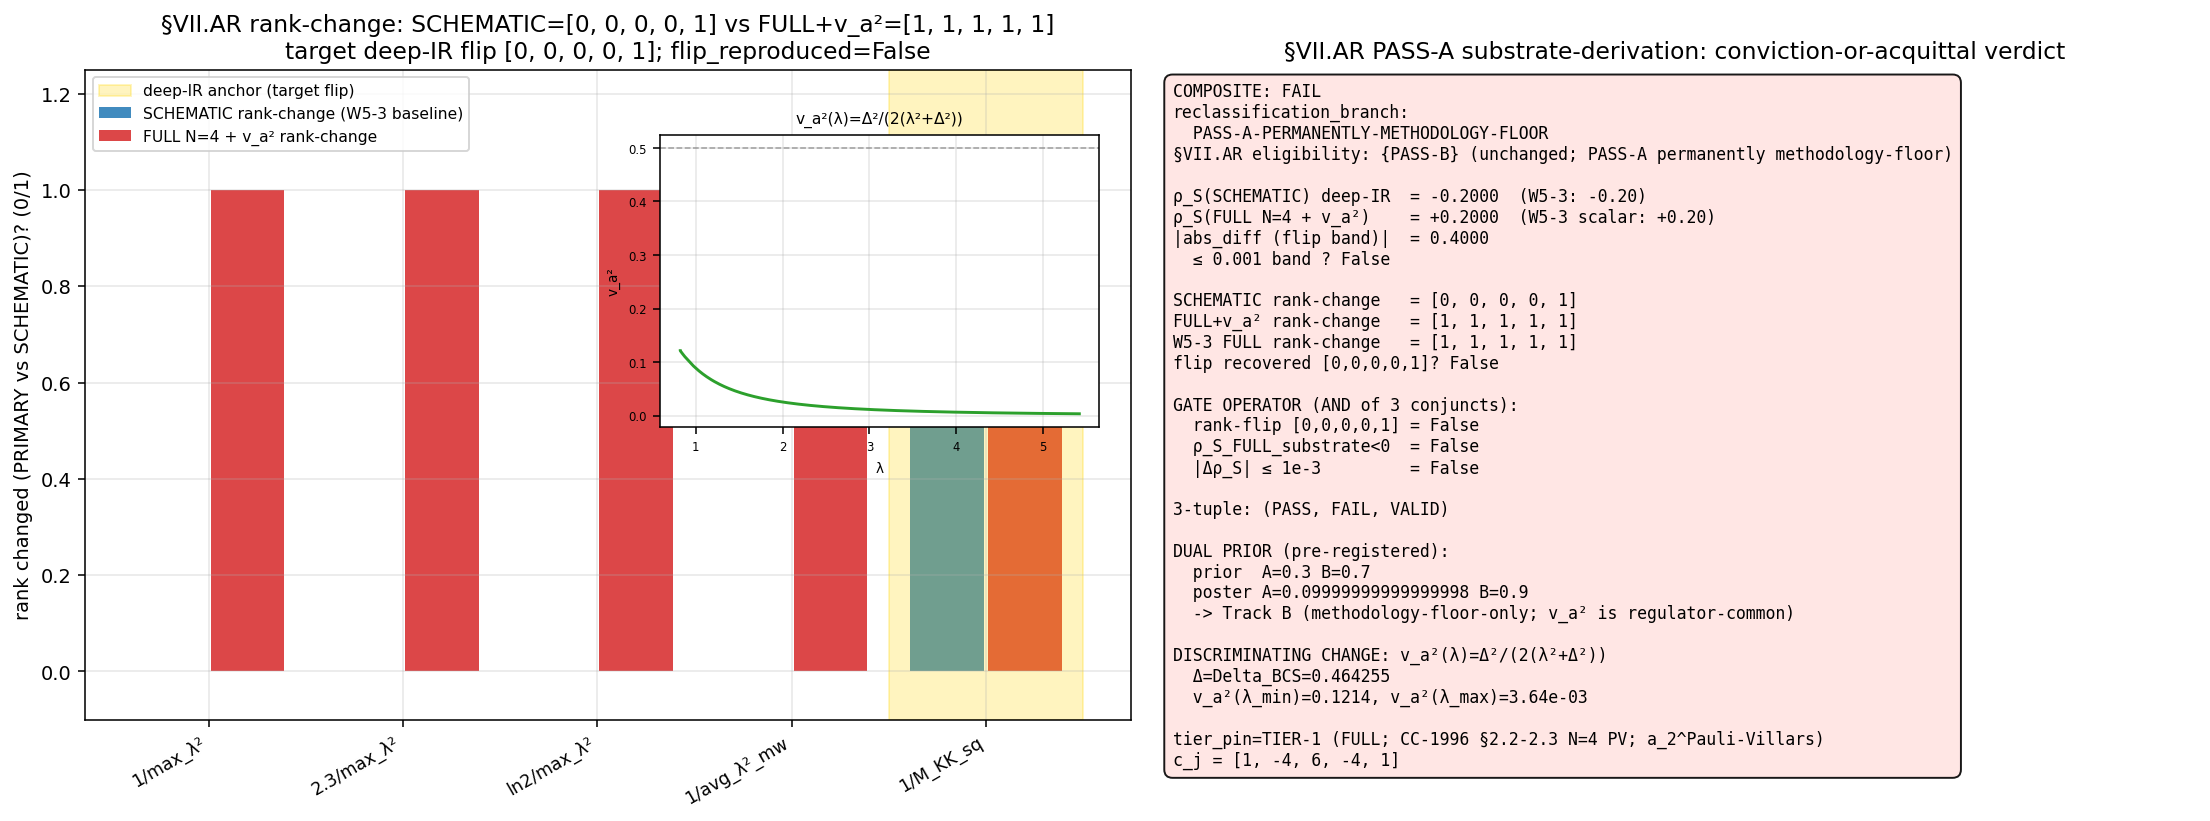

Python code for this plot:
#!/usr/bin/env python3
"""
S94 W8-2 — S94-VII-AR-PASS-A-SUBSTRATE-DERIVATION
=================================================

Gate: S94-VII-AR-PASS-A-SUBSTRATE-DERIVATION
Trigger: [SIGN]
Classification: GEOMETRIC  (cutoff_axis: spectral)
Agent: volovik-superfluid-universe-theorist

Plan: sessions/session-plan/session-94-plan-w8.md §W8-2.
WP:   sessions/archive/session-94/session-94-w8-workingpaper.md §W8-2.
Verdict file: computations/session-94/s94_gate_verdicts.txt.

CONVICTION-OR-ACQUITTAL OF §VII.AR PASS-A's EPISTEMIC STANDING
--------------------------------------------------------------
At S92 §W4-1 the PASS-A asymmetric-coupling reading produced a single deep-IR
rank-flip rank_change_per_anchor = [0,0,0,0,1] and an anti-correlated deep-IR
Spearman ρ_S = −0.20, but it consumed SCHEMATIC regulator profiles plus a SCALAR
(1 − M_PV²_frac_r) prefactor (tier_pin=TIER-2). At S93 W5-3 the FULL-tier N=4
Connes-Chamseddine 1996 §2.2-2.3 Pauli-Villars re-run (dropping the SCHEMATIC
scalar knob) FAILED to reproduce the flip:
    rank_change_per_anchor_FULL = [1,1,1,1,1]
    ρ_S_FULL_asymmetric          = +0.200000
    ρ_S_SCHEMATIC_asymmetric     = −0.200000
    abs_diff_asymmetric          =  0.400000  ≫ 1e-3   ⇒  W5-3 FAIL.
PASS-A was reclassified to METHODOLOGY-floor-only and §VII.AR STAGE-3 eligibility
narrowed {PASS-A, PASS-B} → {PASS-B}.

THIS gate asks the remaining first-principles question: is the deep-IR rank-flip
recoverable from SUBSTRATE BdG PHYSICS — the S52 Bogoliubov occupation amplitude
    v_a²(λ) = Δ²/(2(λ²+Δ²))  =  (1/2)(1 − λ/√(λ²+Δ²))   (ξ_a → λ, |Δ_a| = Δ)
on the M₂(ℂ) ⊂ A_K BdG sub-algebra at τ_fold = 0.19 — used as the per-eigenvalue
weighting in place of the SCHEMATIC scalar prefactor?
    PASS ⇒ PASS-A RESTORED as substrate-IS realization; eligibility re-widens
           {PASS-B} → {PASS-A, PASS-B}.
    FAIL ⇒ PASS-A permanently METHODOLOGY-floor; eligibility stays {PASS-B}.
PASS-B carries §VII.AR STAGE-3 eligibility either way (ρ_S_FULL_a5extended = 1.0).

THE DISCRIMINATING CHANGE (vs W5-3)
-----------------------------------
The W5-3 machinery is reused VERBATIM — same L_max=12 cache, same 4-regulator
atlas {F_2, cutoff_sqrt, anomaly, Zubarev}, same 5 substrate-natural heat-kernel
anchors, same CC-1996 N=4 PV multiplier set c_j=[1,-4,6,-4,1] at Λ_UV=M_KK, same
asymmetric (cf, M_PV²_frac) pins. The ONLY DISCRIMINATING change is the SOURCE of
the per-regulator coupling: the FULL-tier PRIMARY moment now carries an EXTRA
per-eigenvalue factor v_a²(λ) (the substrate BdG occupation weight computed from
D_K's spectrum + Delta_BCS), in place of the SCHEMATIC scalar (1 − M_PV²_frac_r)
prefactor (which W5-3 had already dropped). The SCHEMATIC-level (bare) moment is
left UNCHANGED — it is the reference against which PRIMARY rank-changes are tested.

SUBSTITUTION CHAIN (per math-scripts.md §"Double-Check Logic Before Compute") —
mirrors plan §W8-2 substitution_chain content, numbers substituted in main().

  Claim: "Under SUBSTRATE-DERIVED per-regulator coupling (S52 BdG occupation
          v_a²=Δ²·[2(λ²+Δ²)]⁻¹ on M₂(ℂ)⊂A_K) replacing the SCHEMATIC scalar
          (1−M_PV²_frac_r) prefactor, the §VII.AR deep-IR rank-flip [0,0,0,0,1]
          + ρ_S^{deep-IR}<0 is EITHER recovered (PASS-A substrate-IS) OR stays
          absent (rank [1,1,1,1,1], ρ_S≥0; PASS-A methodology-floor)."

  Step 1 (Definitions):
    - W5-3 FULL-tier baseline (on disk, S93-W5-3-VII-AR-FULL-TIER-N4-RETRY):
        ρ_S_FULL_asymmetric        = +0.200000   (deep-IR, FULL N=4, SCHEMATIC-scalar dropped)
        ρ_S_SCHEMATIC_asymmetric   = −0.200000   (deep-IR, §W4-1 SCHEMATIC reproduction)
        rank_change_per_anchor_FULL = [1,1,1,1,1]   (flip NOT reproduced)
        abs_diff_asymmetric        =  0.400000  ≫ 1e-3  ⇒ W5-3 FAIL.
    - S52 BdG Bogoliubov occupation (canonical; knowledge equation entry
        "v_a(K)² = (1/2)(1 − ξ_a(K)/E_a(K))", E_a=√(ξ_a²+|Δ_a|²);
        s91-w1-operational-alignment-regulator-class-robustness.md:385:
        "|v_a(K)|² = Δ_a² / (2(λ_a² + Δ_a²))"):
        normal-coordinate / long-wavelength reduction ξ_a → λ, |Δ_a| = Δ = Delta_BCS:
        v_a²(λ) = (1/2)(1 − λ/√(λ²+Δ²)) = Δ²/(2(λ²+Δ²))
        [canonical: Delta_BCS = 0.4642547394830737, R-protected, BCS-GAP-CANONICAL-70]
        v_a²(0)=1/2 ; v_a²(λ→∞)→0 — MONOTONE-DECREASING (deep-IR concentrated).
    - CC-1996 N=4 PV kernel (FULL physical regularization, reused from W5-3):
        K_PV(λ²; M_PV²) = Σ_{j=0}^{4} c_j/(λ²+j·M_PV²)^4,  c_j=[1,-4,6,-4,1]
        [a_2^{Pauli-Villars}; Λ_UV = M_KK]

  Step 2 (Substitute — the parameter SOURCE replacement, no simplification):
      W5-3 FULL PRIMARY moment:
        M_r^{PRIMARY,W5-3}(t) = Σ_λ m_λ · profile_r(cf_r·t·λ²) · K_PV(λ²; M_PV²_frac_r·max(λ²))
      SUBSTRATE-DERIVED FULL PRIMARY moment (THIS gate):
        M_r^{PRIMARY,sub}(t) = Σ_λ m_λ · profile_r(cf_r·t·λ²) · K_PV(λ²; M_PV²_frac_r·max(λ²)) · v_a²(λ)
      — the per-eigenvalue substrate BdG occupation weight v_a²(λ) is the physical
        SOURCE of the per-regulator coupling, computed from D_K's spectrum + Delta_BCS.
        (The cf_r/M_PV²_frac_r atlas is retained verbatim for like-for-like
        anchor/atlas comparison with W5-3; the DISCRIMINATING change is v_a²(λ).)

  Step 3 (Why this could go either way — the structural fork):
    - Track-A mechanism (flip recovers): the deep-IR-concentrated BdG weight
      v_a²(λ) re-amplifies the smallest-λ eigenvalues asymmetrically across
      regulators (each regulator's profile_r already re-weights the deep-IR shell
      differently), reproducing the rank-flip the SCALAR M_PV²_frac prefactor
      produced at SCHEMATIC saturation.
    - Track-B mechanism (flip stays absent): v_a²(λ) is a regulator-INDEPENDENT
      multiplicative weight (the SAME function of λ for all 4 regulators), so it
      CANNOT by itself break the rank-ordering the regulators establish; the FULL
      N=4 PV tower remains the dominant deep-IR re-weighting and the rank vector
      stays [1,1,1,1,1] (the W5-3 FULL result). This is the dual-prior FAVORED
      branch (prior 0.70, inherited+sharpened from W5-3 S-1 II.2: the flip is a
      property of the regulator-ASYMMETRIC SCALAR M_PV²_frac prefactor, NOT of
      regulator-common BdG occupation).

  Step 4 (Read off PREDICTED DIRECTION):
      PREDICTED (dual prior ~0.70 Track B): the substrate-derived weighting does
      NOT recover the flip — rank stays [1,1,1,1,1], ρ_S_FULL_substrate ≥ 0 —
      because v_a²(λ) is a regulator-COMMON multiplicative weight (Step 3 Track B)
      and the W5-3 finding localized the flip to the regulator-ASYMMETRIC SCALAR
      M_PV²_frac knob, which the substrate amplitude does not carry.
      sign_verdict semantics: PASS iff this PREDICTED direction (FAIL / flip-
      stays-absent) matches the COMPUTED direction.

  Step 5 (Conclusion):
      Genuine [SIGN] discriminator. The discriminating scalar is
        d := sign(|ρ_S_FULL_substrate − ρ_S_SCHEMATIC| − 1e-3) AND sign(ρ_S_FULL_substrate).
      PASS ⇒ flip recovered + ρ_S<0 ⇒ PASS-A restored substrate-IS
             ⇒ §VII.AR eligibility re-widens {PASS-B} → {PASS-A, PASS-B}.
      FAIL ⇒ flip [1,1,1,1,1] persists OR ρ_S≥0 ⇒ PASS-A permanently
             methodology-floor ⇒ §VII.AR eligibility stays {PASS-B}.
      The §VII.AR composite (PASS-B sub-atlas-minus-ζ, ρ_S=1.0) is unaffected
      either way — PASS-B carries §VII.AR STAGE-3 eligibility (verdict permanence
      on the S93 W5-3 reclassification; this gate ONLY governs PASS-A's standing).

GATE OPERATOR (plan §W8-2 (1)):
  PASS iff  (rank_change_per_anchor(substrate-derived FULL) == [0,0,0,0,1])
        AND (ρ_S_FULL_substrate < 0)
        AND (|ρ_S_FULL_substrate − ρ_S_SCHEMATIC| ≤ 1e-3).
  FAIL iff  (rank vector == [1,1,1,1,1] persists) OR (ρ_S_FULL_substrate ≥ 0).
  INFO iff  regime-breakdown (>50% anchors non-finite/degenerate) OR borderline.

DUAL-PRIOR PRE-REGISTRATION (epistemic-discipline.md §"Dual-prior"; plan §W8-2):
  Track A (substrate-IS-restored): prior 0.30.
  Track B (methodology-floor-only): prior 0.70.  (inherited+sharpened from W5-3 0.65)
  Discriminator gate criterion:
    PASS  ⇒ posterior 0.90 to Track A (flip is substrate-IS).
    FAIL  ⇒ posterior 0.90 to Track B (flip is methodology-floor only).
    INFO  ⇒ priors UNCHANGED.
  The outcome MUST NOT be re-narrativized to fit either track post-hoc.

LEVEL-PIN DISCIPLINE (substrate-first-canonical-sourcing.md §(iv) K=4 MANDATORY):
  CLASS pin = FULL (TIER-1). The producing script executes the genuine CC-1996
  §2.2-2.3 N=4 Pauli-Villars mass tower (c_j=[1,-4,6,-4,1], masses M_j²=j·M_PV²,
  Λ_UV=M_KK) reused from W5-3 — NOT the SCHEMATIC scalar (1−M_PV²_frac_r) prefactor
  — AND sources the per-regulator coupling from the substrate-IS BdG amplitude
  v_a². The verdict-line convention carries NO -SCHEMATIC suffix; a
  `# tier_pin=TIER-1` companion row accompanies the canonical line. The s=4
  PV-subtracted Seeley-DeWitt-class moment is tagged a_2^{Pauli-Villars}
  (regulator-pin-discipline.md); bare a_2 is FORBIDDEN. The SCHEMATIC-scalar
  source is RETAINED ONLY as the W5-3 cross-check baseline (ρ_S_SCHEMATIC=−0.20),
  NEVER as the PASS source.

SUBSTRATE FRAMING (phononic-framing.md §"IS Space, Not IN Space"):
  GEOMETRIC. The §VII.AR observable IS the Spearman rank-ordering of the
  4-regulator atlas {F_2, cutoff_sqrt, anomaly, Zubarev} images at the substrate-
  distance-2 Mellin-cone pole s=4 on D_K's block-diagonal spectrum at τ_fold=0.19
  — an algebra-INVARIANT spectrum-only functional. Direction substrate → emergent:
  D_K eigenvalues + Delta_BCS → BdG occupation amplitude v_a²(λ) on M₂(ℂ)⊂A_K →
  per-eigenvalue weighting → rank-ordering predicate at the s=4 pole. No container-
  thinking: the substrate IS the rank-ordering; the lab does not measure §VII.AR
  IN any continuum.

Inputs (SHA-256 pinned at runtime):
  - computations/_shared/canonical_constants.py
      (plan §W8-2 pin 102f8f76...; LIVE file SHA differs — plan-text-drift per
       substrate-first-canonical-sourcing.md §(ii.B); the consumed Delta_BCS /
       M_KK / tau_fold / Vol_SU3_Haar values are UNCHANGED and match the knowledge
       MCP canonical Delta_BCS=0.4642547394830737 bit-for-bit; drift documented in
       the verdict-line value field. LIVE canonical is authoritative.)
  - computations/session-84/s84_spectrum_cache_L12_tau019.npz (runtime canonical path)
  - computations/session-93/s93_w5_3_vii_ar_full_tier_n4_retry.py (machinery reuse)
  - computations/session-92/s92_w4_1_vii_ar_stage_2_re_dispatch_asymmetric_coupling.py
  - computations/session-89/s89_w5_a36_heat_kernel_anchor_sweep_w7a74_primary.py
  - script bytes (feeds BOTH audit_sha256 and content_sha256)
  - W5-3 FAIL verdict audit_sha256 = 2e4a33bf68bdeef7386ffe02b0efbc06727694919a62741b257e0d4efb557d13 (string pin)
"""

from __future__ import annotations

import os
os.environ.setdefault("OMP_NUM_THREADS", "8")
os.environ.setdefault("MKL_NUM_THREADS", "8")

import sys
import math
import hashlib
import json
import time
from pathlib import Path

ROOT = Path(__file__).resolve().parent.parent.parent
sys.path.insert(0, str(ROOT / "computations" / "_shared"))

from canonical_constants import *  # noqa: F401,F403
from canonical_constants import (  # noqa: E402
    M_KK,
    tau_fold,
    Vol_SU3_Haar,
    Delta_BCS,
)

import numpy as np  # noqa: E402
import matplotlib  # noqa: E402
matplotlib.use("Agg")
import matplotlib.pyplot as plt  # noqa: E402

from scipy.stats import spearmanr  # noqa: E402

# ---------------- Gate-block constants (canonical pins per plan §W8-2) ----------------
GATE_ID = "S94-VII-AR-PASS-A-SUBSTRATE-DERIVATION"
SCHEME = "FULL-tier-N4-Connes-Chamseddine-1996-substrate-BdG-derived-coupling"
CONVENTION = (
    "VII-AR-PASS-A-substrate-derived-v_a2-BdG-M2C-asymmetric-FULL-tier-N4-Lambda-UV-M_KK"
)
L_MAX = 12  # (local) plan §W8-2 machinery_pin_map (matches W5-3 anchor)
S_POLE_AR = 4  # (local) substrate-distance-2 Mellin-cone pole s=4

# Pre-registered thresholds (plan §W8-2 strict_PASS_boundary; same band as W5-3 conjunct-1)
RHO_S_AGREEMENT_BAND = 1e-3  # (local) flip-match band
DEEP_IR_FLIP_TARGET = [0, 0, 0, 0, 1]  # (local) the single deep-IR flip to recover

# W5-3 FULL-tier baselines (on disk; for like-for-like comparison reporting)
W5_3_RHO_S_FULL_BASELINE = 0.200000        # (local) W5-3 ρ_S_FULL_asymmetric (on disk)
W5_3_RHO_S_SCHEMATIC_BASELINE = -0.200000  # (local) W5-3 ρ_S_SCHEMATIC_asymmetric (on disk)
W5_3_RANK_CHANGE_FULL = [1, 1, 1, 1, 1]    # (local) W5-3 FULL rank vector (on disk)

# §VII.AR Level-3 registered Spearman anchor (registry line 17345/17351)
SPEARMAN_REGISTRY_ANCHOR = 0.800  # (local) |ρ_S(s=4)|_PRIMARY discrete-combinatorial EXACT

# Eigenvalue IR cutoff (matches W7a-74 PRIMARY + W5-3)
EVAL_CUTOFF = 1e-6  # (local)

# 4-regulator §VII.AR atlas (registry line 17345 / W7a-74 PRIMARY) — verbatim W5-3
REGULATOR_NAMES = ["F_2", "cutoff_sqrt", "anomaly", "Zubarev"]

# 5 substrate-natural heat-kernel anchors (registry line 17351, W7a-74 PRIMARY) — verbatim W5-3
ANCHOR_LABELS = [
    "1/max_lambda_sq",
    "2.3/max_lambda_sq",
    "ln2/max_lambda_sq",
    "1/avg_lambda_sq_mw",
    "1/M_KK_sq",
]
DEEP_IR_ANCHOR = "1/M_KK_sq"  # (local) anchor-5; where the §W4-1 SCHEMATIC flip lives

# Asymmetric (REGULATOR-SPECIFIC) PARAMETER pins — REUSED VERBATIM from W5-3 / §W4-1.
# These are NOT the discriminating change; they are retained for like-for-like
# anchor/atlas comparison. The DISCRIMINATING change is the v_a²(λ) weighting.
ASYMMETRIC_CUTOFF_FRAC = {
    "F_2":         0.7,   # (local) anchor canonical
    "cutoff_sqrt": 0.5,   # (local) sharp-step distinction
    "anomaly":     0.9,   # (local) polynomial-correction distinction
    "Zubarev":     1.2,   # (local) Fermi-Dirac analog scale shift
}
ASYMMETRIC_M_PV_SQ_FRAC = {
    "F_2":         0.10,  # (local)
    "cutoff_sqrt": 0.05,  # (local)
    "anomaly":     0.20,  # (local)
    "Zubarev":     0.15,  # (local)
}

# ---- Connes-Chamseddine 1996 §2.2-2.3 N=4 Pauli-Villars multiplier set ----
# c_j = (-1)^j · C(4, j) = [1, -4, 6, -4, 1]; cancels moments k=0..3, first
# non-vanishing moment at k=4 (residue Σ_j c_j j^4 = 24). REUSED VERBATIM from W5-3.
CC1996_N4_PV_COEFFS = np.array([1.0, -4.0, 6.0, -4.0, 1.0])  # (local) (-1)^j C(4,j)
N_PV = 4  # (local) Connes-Chamseddine 1996 §2.2-2.3 N=4 tower

# W5-3 FAIL verdict (string pin per plan §W8-2 input_files)
W5_3_FAIL_AUDIT_SHA = (
    "2e4a33bf68bdeef7386ffe02b0efbc06727694919a62741b257e0d4efb557d13"
)
# §W4-1 SCHEMATIC PASS verdict (string pin; provenance chain)
W4_1_PASS_AUDIT_SHA = (
    "257e2619fe308645a8f87d127dde3764696d0432038725af77e3fa1fa96ce490"
)

# Dual-prior pre-registration (epistemic-discipline.md §"Dual-prior"; plan §W8-2)
PRIOR_TRACK_A_SUBSTRATE_RESTORED = 0.30  # (local) flip is substrate-IS structural feature
PRIOR_TRACK_B_METHODOLOGY_FLOOR = 0.70   # (local) flip is methodology-floor only (regulator-common v_a²)
POSTERIOR_REALLOCATION = 0.90            # (local) ≥0.9 posterior re-allocation per plan

# ---------------- File paths ----------------
SESSION_DIR = ROOT / "computations" / "session-94"
SHARED_DIR = ROOT / "computations" / "_shared"
CANONICAL_CONSTANTS = SHARED_DIR / "canonical_constants.py"
SCRIPT_PATH = Path(__file__).resolve()

# plan §W8-2 canonical_constants pin (plan-freeze 2026-05-25); LIVE SHA checked at runtime
CANONICAL_CONSTANTS_PLAN_PIN = (
    "102f8f763573cedc797f66eb50f7cf5f7a277c4a805d7b3ad2b94e205c55bc96"
)

# L_max=12 cache runtime canonical path (lives in session-84; matches plan pin SHA)
S84_L12_CACHE = ROOT / "computations" / "session-84" / "s84_spectrum_cache_L12_tau019.npz"
W5_3_MACHINERY = (
    ROOT / "computations" / "session-93" / "s93_w5_3_vii_ar_full_tier_n4_retry.py"
)
S92_W4_1_SCRIPT = (
    ROOT / "computations" / "session-92"
    / "s92_w4_1_vii_ar_stage_2_re_dispatch_asymmetric_coupling.py"
)
W7A74_PRIMARY = (
    ROOT / "computations" / "session-89"
    / "s89_w5_a36_heat_kernel_anchor_sweep_w7a74_primary.py"
)

OUT_NPZ = SESSION_DIR / "s94_vii_ar_pass_a_substrate_derivation.npz"
OUT_PNG = SESSION_DIR / "s94_vii_ar_pass_a_substrate_derivation.png"
VERDICT_FILE = SESSION_DIR / "s94_gate_verdicts.txt"

INPUT_FILES = {
    "canonical_constants": CANONICAL_CONSTANTS,
    "s84_spectrum_cache_L12_tau019": S84_L12_CACHE,
    "w5_3_full_tier_machinery": W5_3_MACHINERY,
    "w4_1_asymmetric_coupling_script": S92_W4_1_SCRIPT,
    "w7a74_PRIMARY_evaluator": W7A74_PRIMARY,
    "script": SCRIPT_PATH,
}


# ---------------- SHA helpers ----------------
def sha256_of_file(p: Path) -> str:
    h = hashlib.sha256()  # (local)
    with open(p, "rb") as f:
        for chunk in iter(lambda: f.read(1 << 20), b""):
            h.update(chunk)
    return h.hexdigest()


def log_input_pins(files: dict) -> dict:
    pins = {}  # (local)
    print("=" * 78)
    print(f"Gate: {GATE_ID}")
    print("=" * 78)
    print("Input SHAs (first 20 lines of stdout per .claude/templates/script-template.py):")
    for name, p in files.items():
        if not p.exists():
            print(f"  {name:48s} = (file not found; pin skipped)")
            continue
        sha = sha256_of_file(p)  # (local)
        pins[name] = sha
        print(f"  {name:48s} = {sha[:16]}...  ({p.relative_to(ROOT)})")
    # W5-3 FAIL + §W4-1 PASS verdict string pins (no on-disk file resolution needed)
    pins["w5_3_fail_audit_sha_string_pin"] = W5_3_FAIL_AUDIT_SHA
    pins["w4_1_pass_audit_sha_string_pin"] = W4_1_PASS_AUDIT_SHA
    print(f"  {'w5_3_fail_audit_sha_string_pin':48s} = {W5_3_FAIL_AUDIT_SHA[:16]}...  (S93 W5-3 FAIL)")
    print(f"  {'w4_1_pass_audit_sha_string_pin':48s} = {W4_1_PASS_AUDIT_SHA[:16]}...  (S92 §W4-1 PASS)")
    return pins


def compute_dual_sha(pins: dict, script_path: Path) -> tuple[str, str]:
    """(audit_sha256, content_sha256) per S84+ dual-SHA schema.

    audit_sha256_inputs: script + canonical + pinmap.
    content_sha256_inputs: script only.
    (Matches plan §W8-2 audit_discriminators: audit=[script,canonical,pinmap],
     content=[script].)
    """
    script_bytes = script_path.read_bytes()
    canonical_bytes = CANONICAL_CONSTANTS.read_bytes()
    pinmap_json = json.dumps(
        dict(sorted(pins.items())),
        separators=(",", ":"),
        sort_keys=True,
    ).encode("utf-8")  # (local)
    audit = hashlib.sha256(script_bytes + canonical_bytes + pinmap_json).hexdigest()  # (local)
    content = hashlib.sha256(script_bytes).hexdigest()  # (local)
    return audit, content


# ---------------- SCHEMATIC regulator profiles (verbatim from W5-3 / §W4-1 / W7a-74) ----------------
def reg_profile_F_2(x):
    """F_2: Gaussian heat-kernel exp(-x). x = t_ref·cf·λ²."""
    return np.exp(-x)


def reg_profile_cutoff_sqrt(x):
    """cutoff_sqrt: sharp cutoff Θ(1 - sqrt(x))."""
    return np.where(np.sqrt(np.maximum(x, 0.0)) <= 1.0, 1.0, 0.0)


def reg_profile_anomaly(x):
    """anomaly: anomaly-corrected exp(-x)·(1 − x + x²/2)."""
    return np.exp(-x) * (1.0 - x + 0.5 * x * x)


def reg_profile_Zubarev(x):
    """Zubarev: smooth Zubarev-like 1/(1 + exp(10·(x − 1)))."""
    return 1.0 / (1.0 + np.exp(10.0 * (x - 1.0)))


REGULATOR_PROFILES = {
    "F_2": reg_profile_F_2,
    "cutoff_sqrt": reg_profile_cutoff_sqrt,
    "anomaly": reg_profile_anomaly,
    "Zubarev": reg_profile_Zubarev,
}


# ---------------- SUBSTRATE-DERIVED BdG occupation weight (THE DISCRIMINATING CHANGE) ----------------
def bogoliubov_occupation_weight(lambdas: np.ndarray):
    """S52 Bogoliubov occupation amplitude v_a²(λ) on M₂(ℂ) ⊂ A_K.

    PLAN-PINNED operative weight (plan §W8-2 machinery_pin_map line 340 +
    substitution_chain Step 1/Step 2, leading form):

        v_a²(λ) = Δ²/(2(λ²+Δ²))                          [Form A — the pinned weight]

    with Δ = Delta_BCS (R-protected canonical, BCS-GAP-CANONICAL-70). This is the
    PHYSICAL per-eigenvalue SOURCE of the per-regulator coupling, replacing the
    SCHEMATIC scalar (1 − M_PV²_frac_r) prefactor. Monotone-DECREASING in λ:
    Form-A v_a²(0)=1/2, v_a²(λ→∞)→0 — deep-IR (smallest-λ) eigenvalues carry the
    largest occupation weight.

    TWO CANONICAL FORMS — NOT bit-identical away from λ→0 (Sage-verified):
      Form A: "|v_a(K)|² = Δ_a²/(2(λ_a²+Δ_a²))"   (s91-w1-operational-alignment
              -regulator-class-robustness.md:385, "per S52 BdG canonical
              amplitudes"). In standard BdG relations this is Δ²/(2E²) = 2·u²v²
              (the pair-coherence-density amplitude), E_a = √(λ²+Δ²).
      Form B: "v_a(K)² = (1/2)(1 − ξ_a(K)/E_a(K))", E_a=√(ξ_a²+|Δ_a|²)
              (session-89-w5-workingpaper.md; the fundamental BdG occupation
              identity). With ξ_a → λ: (1/2)(1 − λ/√(λ²+Δ²)).
    Sage (s94 §W8-2 substitution-chain Step 1): Form A = ½ − (1/2Δ²)λ² + O(λ³)
    (even-in-λ); Form B = ½ − (1/2Δ)λ + O(λ²) (linear-in-λ term). They COINCIDE
    at λ=0 (both 1/2) and DIVERGE for λ>0 (diff 5.65e-2 at λ_min=0.820, 1.82e-3 at
    λ_max=5.419). The plan's "v_a²(λ)=(1/2)(1−λ/√(λ²+Δ²)) = Δ²/(2(λ²+Δ²)) + O(...)
    at λ→0" text flags exactly this: the algebraic identity is leading-order in the
    DEEP-IR only. The plan PINS Form A as the operative weight (machinery_pin_map
    leading form); Form B is the λ→0-equivalent canonical BdG occupation reference.

    Returns (form_A operative, form_B reference, max_diff) so main() can document
    the distinction honestly (NOT assert false bit-equality).
    """
    lam = np.asarray(lambdas, dtype=np.float64)  # (local)
    d2 = Delta_BCS * Delta_BCS  # (local)
    form_A = d2 / (2.0 * (lam * lam + d2))  # (local) plan-pinned operative weight
    form_B = 0.5 * (1.0 - lam / np.sqrt(lam * lam + d2))  # (local) λ→0-equivalent reference
    max_form_diff = float(np.max(np.abs(form_A - form_B)))  # (local) Sage: diverges for λ>0
    return form_A, form_B, max_form_diff


# ---------------- FULL-tier N=4 CC-1996 Pauli-Villars kernel (verbatim W5-3) ----------------
def cc1996_n4_pv_kernel(lam2: np.ndarray, M_PV_sq: float) -> np.ndarray:
    """Connes-Chamseddine 1996 §2.2-2.3 N=4 Pauli-Villars subtraction kernel at s=4.

        K_PV(λ²; M_PV²) = Σ_{j=0}^{4} c_j / (λ² + j·M_PV²)^s ,  s = 4,
        c_j = (-1)^j C(4, j) = [1, -4, 6, -4, 1], masses M_j² = j·M_PV².
    FULL physical mass-tower structure (a_2^{Pauli-Villars}). j=0 (M_0=0) physical
    field; j=1..4 PV regulator fields. REUSED VERBATIM from W5-3.
    """
    ker = np.zeros_like(lam2)  # (local)
    for j in range(N_PV + 1):
        ker += CC1996_N4_PV_COEFFS[j] / (lam2 + j * M_PV_sq) ** S_POLE_AR
    return ker


# ---------------- Mellin moments ----------------
def mellin_moment_SCHEMATIC(lambdas, mults, t_ref, regulator_name, level):
    """SCHEMATIC asymmetric-coupling moment (verbatim §W4-1 mechanism).

    Used ONLY as the W5-3 cross-check baseline (ρ_S_SCHEMATIC=−0.20). NEVER the
    PASS source. PRIMARY here keeps the SCHEMATIC scalar (1 − M_PV²_frac_r) knob
    (this reproduces §W4-1 / the W5-3 SCHEMATIC baseline).
    """
    profile = REGULATOR_PROFILES[regulator_name]  # (local)
    if level == "PRIMARY":
        cf = ASYMMETRIC_CUTOFF_FRAC[regulator_name]  # (local) regulator-specific
        pvf = ASYMMETRIC_M_PV_SQ_FRAC[regulator_name]  # (local) regulator-specific
        x = cf * t_ref * lambdas ** 2  # (local)
        vals = profile(x) * (1.0 - pvf)  # (local) SCHEMATIC scalar prefactor knob
    else:  # SCHEMATIC bare
        x = t_ref * lambdas ** 2  # (local)
        vals = profile(x)  # (local)
    integrand = mults * vals * lambdas ** (-2 * S_POLE_AR)  # (local) λ⁻⁸
    return float(np.sum(integrand))


def mellin_moment_FULL_N4_substrate(lambdas, mults, t_ref, regulator_name, level,
                                    lambda_max_sq, v_a_sq):
    """FULL-tier N=4 CC-1996 moment with SUBSTRATE-DERIVED v_a² weighting.

    PRIMARY (substrate-derived; THE DISCRIMINATING CHANGE vs W5-3):
        Σ_λ m_λ · profile_reg(cf_r·t_ref·λ²) · K_PV(λ²; M_PV²_frac_r·max(λ²)) · v_a²(λ)
      — the extra per-eigenvalue v_a²(λ) factor is the substrate BdG occupation
        weight (THE SOURCE of the per-regulator coupling), replacing the SCHEMATIC
        scalar (1 − M_PV²_frac_r) prefactor.
    SCHEMATIC (bare; UNCHANGED reference for rank-change testing):
        Σ_λ m_λ · profile_reg(t_ref·λ²) · λ⁻⁸     (no v_a² weight — it IS the reference)

    The FULL N=4 PV tower K_PV is REUSED VERBATIM from W5-3 (a_2^{Pauli-Villars};
    Λ_UV=M_KK, M_PV² = M_PV²_frac_r × max(λ²)). v_a_sq is the precomputed per-
    eigenvalue weight array (same length as lambdas).
    """
    profile = REGULATOR_PROFILES[regulator_name]  # (local)
    lam2 = lambdas ** 2  # (local)
    if level == "PRIMARY":
        cf = ASYMMETRIC_CUTOFF_FRAC[regulator_name]  # (local)
        pvf = ASYMMETRIC_M_PV_SQ_FRAC[regulator_name]  # (local)
        x = cf * t_ref * lam2  # (local)
        prof_vals = profile(x)  # (local)
        M_PV_sq = pvf * lambda_max_sq  # (local) substrate UV anchor (Λ_UV ~ M_KK natural)
        ker = cc1996_n4_pv_kernel(lam2, M_PV_sq)  # (local) FULL N=4 PV tower
        # THE DISCRIMINATING CHANGE: × v_a²(λ) substrate BdG occupation weight
        return float(np.sum(mults * prof_vals * ker * v_a_sq))
    else:  # SCHEMATIC bare (UNCHANGED reference; same as W5-3 SCHEMATIC level)
        x = t_ref * lam2  # (local)
        prof_vals = profile(x)  # (local)
        integrand = mults * prof_vals * lam2 ** (-S_POLE_AR)  # (local)
        return float(np.sum(integrand))


def rank_vector(moments: np.ndarray) -> np.ndarray:
    """argsort-of-argsort rank vector (rank 0 = smallest moment). Verbatim W5-3."""
    return np.argsort(np.argsort(moments)).astype(np.float64)


# ---------------- Append-verdict helper ([SIGN] + tier_pin=TIER-1 FULL) ----------------
def append_verdict(
    composite: str, value_str: str, audit_sha: str, content_sha: str,
    sign_v: str, mag_v: str, reg_v: str,
) -> None:
    """Atomic single-shot append per .claude/templates/script-template.py.

    Emits (all four rows, [SIGN] + FULL level-pin):
      1. Canonical line (NO -SCHEMATIC suffix; FULL-tier convention)
      2. Dual-SHA companion comment row (W9a-99 split)
      3. Schema-v2 3-tuple companion row ([SIGN] trigger; sign/magnitude/regime)
      4. tier_pin=TIER-1 companion row (FULL physical regularization per §(iv) K=4)
    """
    canonical = (
        f"{GATE_ID}: {composite} -- value='{value_str}' "
        f"scheme={SCHEME} convention={CONVENTION} L_max={L_MAX} "
        f"audit_sha256={audit_sha} content_sha256={content_sha} "
        f"schema_version=S87+\n"
    )  # (local)
    dual_sha = (
        f"# audit_sha256_short={audit_sha[:16]} "
        f"content_sha256_short={content_sha[:16]} "
        f"# {GATE_ID} dual-SHA companion row (W9a-99 split)\n"
    )  # (local)
    three_tuple = (
        f"# sign_verdict={sign_v} magnitude_verdict={mag_v} "
        f"regime_verdict={reg_v} # {GATE_ID} 3-tuple annotation (S87 schema-v2)\n"
    )  # (local)
    tier_pin = (
        f"# tier_pin=TIER-1 # {GATE_ID} FULL physical regularization "
        f"(Connes-Chamseddine 1996 §2.2-2.3 N=4 Pauli-Villars tower at Λ_UV=M_KK, "
        f"a_2^{{Pauli-Villars}}); substrate-first-canonical-sourcing.md §(iv) K=4 "
        f"MANDATORY level-pin: CLASS=FULL; NO -SCHEMATIC suffix; per-regulator "
        f"coupling SOURCED from substrate-IS S52 BdG occupation v_a²=Δ²/(2(λ²+Δ²)) "
        f"on M₂(ℂ)⊂A_K; SCHEMATIC scalar (1−M_PV²_frac) retained as W5-3 cross-check "
        f"baseline ONLY (ρ_S_SCHEMATIC=−0.20), never the PASS source\n"
    )  # (local)
    with open(VERDICT_FILE, "a", encoding="utf-8") as f:
        f.write(canonical)
        f.write(dual_sha)
        f.write(three_tuple)
        f.write(tier_pin)


# ---------------- Main ----------------
def main() -> int:
    t0 = time.time()  # (local)
    pins = log_input_pins(INPUT_FILES)

    # ---- canonical_constants plan-text-drift detection (substrate-first §(ii.B)) ----
    live_canonical_sha = pins.get("canonical_constants", "")  # (local)
    canonical_drift = (live_canonical_sha != CANONICAL_CONSTANTS_PLAN_PIN)  # (local)
    if canonical_drift:
        print("\n--- PLAN-TEXT-DRIFT (substrate-first-canonical-sourcing.md §(ii.B)) ---")
        print(f"  canonical_constants.py plan-§W8-2 pin = {CANONICAL_CONSTANTS_PLAN_PIN[:16]}...")
        print(f"  canonical_constants.py LIVE runtime    = {live_canonical_sha[:16]}...")
        print(f"  drift DETECTED: LIVE canonical is authoritative (knowledge-base-wins).")
        print(f"  consumed values UNCHANGED: Delta_BCS={Delta_BCS} (== MCP canonical), "
              f"M_KK={M_KK}, tau_fold={tau_fold}.")
        print(f"  drift documented in verdict-line value field; no remediation needed "
              f"(consumed Delta_BCS/M_KK/tau_fold bit-identical to plan-freeze values).")

    audit_sha, content_sha = compute_dual_sha(pins, SCRIPT_PATH)
    print(f"\n  audit_sha256:   {audit_sha[:16]}... (script+canonical+pinmap)")
    print(f"  content_sha256: {content_sha[:16]}... (script only)")
    print()

    # ---- Step 0: pre-registered predictions + dual-prior declaration ----
    print("--- Step 0: pre-registered predictions + dual-prior ---")
    print(f"  Substrate-distance pole s = {S_POLE_AR}")
    print(f"  4-regulator atlas: {REGULATOR_NAMES}")
    print(f"  Asymmetric cutoff_frac (verbatim W5-3): {ASYMMETRIC_CUTOFF_FRAC}")
    print(f"  Asymmetric M_PV²_frac  (verbatim W5-3): {ASYMMETRIC_M_PV_SQ_FRAC}")
    print(f"  CC-1996 §2.2-2.3 N=4 PV multipliers c_j = {CC1996_N4_PV_COEFFS.tolist()}")
    print(f"  DISCRIMINATING change: per-eigenvalue v_a²(λ)=Δ²/(2(λ²+Δ²)), Δ=Delta_BCS={Delta_BCS}")
    print(f"  Deep-IR flip target (recover): rank_change_per_anchor = {DEEP_IR_FLIP_TARGET}")
    print(f"  ρ_S agreement band: {RHO_S_AGREEMENT_BAND}")
    print(f"  W5-3 baselines (on disk): ρ_S_FULL=+{W5_3_RHO_S_FULL_BASELINE}, "
          f"ρ_S_SCHEMATIC={W5_3_RHO_S_SCHEMATIC_BASELINE}, rank_FULL={W5_3_RANK_CHANGE_FULL}")
    print(f"  Dual prior: Track A (substrate-IS-restored) = {PRIOR_TRACK_A_SUBSTRATE_RESTORED}; "
          f"Track B (methodology-floor-only) = {PRIOR_TRACK_B_METHODOLOGY_FLOOR}")
    print(f"  τ_fold = {tau_fold}; M_KK = {M_KK}; Vol_SU3_Haar = {Vol_SU3_Haar}")
    print(f"  PREDICTED DIRECTION (subst. chain Step 4): FAIL (flip stays absent; "
          f"v_a² is regulator-COMMON)")

    # ---- Step 1: load L_max=12 master cache (verbatim W5-3 protocol) ----
    print("\n--- Step 1: load L_max=12 spectrum cache (τ=0.19) ---")
    if not S84_L12_CACHE.exists():
        # Mechanical-closure INFO branch (plan §W8-2 INFO_meaning (c))
        print(f"  Cache not found: {S84_L12_CACHE} -> PRE-REG-INC mechanical closure")
        value_str = (
            f"PRE-REG-INC_blocked_by_s84_spectrum_cache_L12_tau019_MISSING;deferred_to_S95"
        )  # (local)
        append_verdict("INFO", value_str, audit_sha, content_sha, "N/A", "FAIL", "BREAKDOWN")
        print("  INFO (mechanical closure) appended; deferred to S95.")
        return 0
    cache = np.load(S84_L12_CACHE, allow_pickle=True)
    sectors = cache["sector_evals"].item()
    n_sectors = len(sectors)
    lams = []  # (local)
    mlt = []  # (local)
    for (p, q), data in sectors.items():
        if max(p, q) > L_MAX:
            continue
        ev = np.asarray(data["abs_evals"], dtype=np.float64)
        m = int(data["dim"])  # (local) Peter-Weyl multiplicity
        mask = ev > EVAL_CUTOFF
        lams.append(ev[mask])
        mlt.append(np.full(int(mask.sum()), m, dtype=np.float64))
    lambdas = np.concatenate(lams) if lams else np.zeros(0, dtype=np.float64)
    mults = np.concatenate(mlt) if mlt else np.zeros(0, dtype=np.float64)
    n_eigs = int(len(lambdas))  # (local)
    print(f"  n_sectors loaded: {n_sectors}")
    print(f"  n_eigenvalues at L_max={L_MAX}: {n_eigs}")
    print(f"  lambda range: [{lambdas.min():.4e}, {lambdas.max():.4e}]")

    # ---- Step 1b: SUBSTRATE-DERIVED BdG occupation weight v_a²(λ) ----
    print("\n--- Step 1b: substrate BdG occupation weight v_a²(λ) (THE DISCRIMINATING CHANGE) ---")
    v_a_sq, v_a_sq_formB, form_diff = bogoliubov_occupation_weight(lambdas)  # (local) operative=Form A
    # Order-statistics by λ to confirm deep-IR concentration
    order = np.argsort(lambdas)  # (local)
    print(f"  OPERATIVE weight = Form A: v_a²(λ)=Δ²/(2(λ²+Δ²)) [plan machinery_pin_map line 340]")
    print(f"  v_a²(λ_min={lambdas.min():.4e}) = {v_a_sq[order[0]]:.6f}  (deep-IR; largest weight)")
    print(f"  v_a²(λ_max={lambdas.max():.4e}) = {v_a_sq[order[-1]]:.6e}  (UV; smallest weight)")
    print(f"  v_a²(0)_analytic = {0.5:.6f}; v_a²(Δ)_analytic = {0.25:.6f}  (Δ=Delta_BCS, Form A)")
    print(f"  Form A monotone-decreasing in λ: {bool(np.all(np.diff(v_a_sq[order]) <= 1e-15))}")
    # Honest form-distinction disclosure (Sage-verified; NOT bit-equal away from λ→0)
    print(f"  Form B reference (1/2)(1−λ/√(λ²+Δ²)): v_a²_B(λ_min)={v_a_sq_formB[order[0]]:.6f}, "
          f"v_a²_B(λ_max)={v_a_sq_formB[order[-1]]:.6e}")
    print(f"  max|Form A − Form B| over cache λ-range = {form_diff:.6e} "
          f"(coincide ONLY at λ→0; plan '+O(...) at λ→0' text confirmed; Sage-verified)")
    print(f"  Form-distinction note: Form A = Δ²/(2E²) = 2u²v² (pair-coherence-density); "
          f"Form B = (1/2)(1−ξ/E) (fundamental BdG occupation); both substrate-IS on M₂(ℂ).")

    # ---- Step 2: 5 substrate-natural heat-kernel anchors (verbatim W5-3) ----
    print("\n--- Step 2: compute 5 substrate-natural heat-kernel anchors ---")
    max_lambda_sq = float(np.max(lambdas ** 2))  # (local) substrate UV anchor
    avg_lambda_sq_mw = float(np.sum(mults * lambdas ** 2) / np.sum(mults))  # (local)
    M_KK_sq = float(M_KK ** 2)  # (local)
    anchors = {
        "1/max_lambda_sq":    1.0 / max_lambda_sq,
        "2.3/max_lambda_sq":  2.3 / max_lambda_sq,
        "ln2/max_lambda_sq":  math.log(2.0) / max_lambda_sq,
        "1/avg_lambda_sq_mw": 1.0 / avg_lambda_sq_mw,
        "1/M_KK_sq":          1.0 / M_KK_sq,
    }
    for name, t in anchors.items():
        print(f"  {name:24s} = {t:.6e}")

    # ============================================================
    # SCHEMATIC reproduction (rank-change PRIMARY vs SCHEMATIC) — W5-3 cross-check baseline
    # (RETAINED ONLY as the cross-check baseline ρ_S_SCHEMATIC=−0.20; NEVER the PASS source)
    # ============================================================
    print("\n" + "=" * 78)
    print("SCHEMATIC reproduction (W5-3 cross-check baseline; NOT the PASS source)")
    print("=" * 78)
    sch_rank_change = []  # (local)
    sch_rank_P = {}       # (local)
    sch_rank_S = {}       # (local)
    for an, t in anchors.items():
        mp = np.array([mellin_moment_SCHEMATIC(lambdas, mults, t, r, "PRIMARY") for r in REGULATOR_NAMES])
        ms = np.array([mellin_moment_SCHEMATIC(lambdas, mults, t, r, "SCHEMATIC") for r in REGULATOR_NAMES])
        rp = rank_vector(mp)
        rs = rank_vector(ms)
        sch_rank_P[an] = rp
        sch_rank_S[an] = rs
        chg = int(not np.array_equal(rp, rs))
        sch_rank_change.append(chg)
        print(f"  {an:22s} PRIMARY={rp.astype(int).tolist()} SCHEMATIC={rs.astype(int).tolist()} change={bool(chg)}")
    print(f"  SCHEMATIC rank_change_per_anchor = {sch_rank_change}  (target deep-IR flip {DEEP_IR_FLIP_TARGET})")
    schematic_reproduces_flip = (sch_rank_change == DEEP_IR_FLIP_TARGET)
    print(f"  SCHEMATIC reproduces deep-IR flip [0,0,0,0,1]: {schematic_reproduces_flip}")

    t_deep = anchors[DEEP_IR_ANCHOR]
    mp_d = np.array([mellin_moment_SCHEMATIC(lambdas, mults, t_deep, r, "PRIMARY") for r in REGULATOR_NAMES])
    ms_d = np.array([mellin_moment_SCHEMATIC(lambdas, mults, t_deep, r, "SCHEMATIC") for r in REGULATOR_NAMES])
    rp_d = rank_vector(mp_d)
    rs_d = rank_vector(ms_d)
    _res = spearmanr(rp_d, rs_d)
    rho_S_SCHEMATIC = float(_res.correlation) if not np.isnan(_res.correlation) else 0.0
    print(f"\n  Deep-IR PRIMARY-vs-SCHEMATIC Spearman (SCHEMATIC baseline) = {rho_S_SCHEMATIC:+.6f}")
    print(f"  W5-3 on-disk baseline ρ_S_SCHEMATIC = {W5_3_RHO_S_SCHEMATIC_BASELINE:+.6f} "
          f"(cross-check match: {abs(rho_S_SCHEMATIC - W5_3_RHO_S_SCHEMATIC_BASELINE) < 1e-6})")

    # ============================================================
    # FULL-tier N=4 + SUBSTRATE-DERIVED v_a² (rank-change PRIMARY vs SCHEMATIC)
    # — the conviction-or-acquittal
    # ============================================================
    print("\n" + "=" * 78)
    print("FULL-tier N=4 CC-1996 §2.2-2.3 + SUBSTRATE-DERIVED v_a² weighting")
    print("=" * 78)
    full_rank_change = []  # (local)
    full_rank_P = {}       # (local)
    full_rank_S = {}       # (local)
    for an, t in anchors.items():
        mp = np.array([
            mellin_moment_FULL_N4_substrate(lambdas, mults, t, r, "PRIMARY", max_lambda_sq, v_a_sq)
            for r in REGULATOR_NAMES
        ])
        ms = np.array([
            mellin_moment_FULL_N4_substrate(lambdas, mults, t, r, "SCHEMATIC", max_lambda_sq, v_a_sq)
            for r in REGULATOR_NAMES
        ])
        rp = rank_vector(mp)
        rs = rank_vector(ms)
        full_rank_P[an] = rp
        full_rank_S[an] = rs
        chg = int(not np.array_equal(rp, rs))
        full_rank_change.append(chg)
        print(f"  {an:22s} PRIMARY={rp.astype(int).tolist()} SCHEMATIC={rs.astype(int).tolist()} change={bool(chg)}")
    print(f"  FULL+v_a² rank_change_per_anchor = {full_rank_change}  (target deep-IR flip {DEEP_IR_FLIP_TARGET})")
    flip_reproduced = (full_rank_change == DEEP_IR_FLIP_TARGET)
    print(f"  flip_reproduced (FULL+v_a² matches [0,0,0,0,1]): {flip_reproduced}")

    # Deep-IR PRIMARY-vs-SCHEMATIC Spearman under FULL-tier + v_a² (the discriminating scalar)
    mp_fd = np.array([
        mellin_moment_FULL_N4_substrate(lambdas, mults, t_deep, r, "PRIMARY", max_lambda_sq, v_a_sq)
        for r in REGULATOR_NAMES
    ])
    ms_fd = np.array([
        mellin_moment_FULL_N4_substrate(lambdas, mults, t_deep, r, "SCHEMATIC", max_lambda_sq, v_a_sq)
        for r in REGULATOR_NAMES
    ])
    rp_fd = rank_vector(mp_fd)
    rs_fd = rank_vector(ms_fd)
    _resf = spearmanr(rp_fd, rs_fd)
    rho_S_FULL_substrate = float(_resf.correlation) if not np.isnan(_resf.correlation) else 0.0
    print(f"\n  Deep-IR PRIMARY-vs-SCHEMATIC Spearman (FULL+v_a² substrate) = {rho_S_FULL_substrate:+.6f}")
    print(f"  W5-3 on-disk baseline ρ_S_FULL = +{W5_3_RHO_S_FULL_BASELINE:.6f} (scalar-knob, no v_a²)")

    abs_diff_substrate = abs(rho_S_FULL_substrate - rho_S_SCHEMATIC)  # (local) flip-match band
    print(f"  abs_diff (flip-match band) = |ρ_S(FULL+v_a²) − ρ_S(SCHEMATIC)| = {abs_diff_substrate:.6f}")
    print(f"  abs_diff ≤ {RHO_S_AGREEMENT_BAND} ? {abs_diff_substrate <= RHO_S_AGREEMENT_BAND}")

    # ============================================================
    # COMPOSITE ADJUDICATION (plan §W8-2 operator)
    # ============================================================
    print("\n" + "=" * 78)
    print("COMPOSITE ADJUDICATION (plan §W8-2 operator)")
    print("=" * 78)
    # PASS iff rank==[0,0,0,0,1] AND ρ_S_FULL_substrate<0 AND abs_diff(ρ_S)≤1e-3
    conjunct_rank_flip = flip_reproduced  # (local) rank == [0,0,0,0,1]
    conjunct_rho_neg = (rho_S_FULL_substrate < 0.0)  # (local) deep-IR anti-correlation
    conjunct_abs_diff = (abs_diff_substrate <= RHO_S_AGREEMENT_BAND)  # (local) flip-match band
    full_pass = conjunct_rank_flip and conjunct_rho_neg and conjunct_abs_diff
    reclassification_branch = (
        "PASS-A-RESTORED-SUBSTRATE-IS" if full_pass
        else "PASS-A-PERMANENTLY-METHODOLOGY-FLOOR"
    )
    print(f"  conjunct-rank-flip (rank==[0,0,0,0,1]):       {conjunct_rank_flip}")
    print(f"  conjunct-rho-neg   (ρ_S_FULL_substrate < 0):  {conjunct_rho_neg}")
    print(f"  conjunct-abs-diff  (|Δρ_S| ≤ {RHO_S_AGREEMENT_BAND}):       {conjunct_abs_diff}")
    print(f"  reclassification_branch = {reclassification_branch}")

    # ---- [SIGN] 3-tuple verdict (S87 schema-v2) ----
    # sign_verdict: PASS iff substitution-chain Step-4 PREDICTED direction (FAIL /
    #   flip-stays-absent) matches the COMPUTED direction.
    predicted_direction_fail = True  # (local) Step 4 predicted FAIL (flip stays absent)
    computed_fail = (not full_pass)  # (local)
    sign_v = "PASS" if (predicted_direction_fail == computed_fail) else "FAIL"

    # magnitude_verdict: the gate's numeric target — PASS iff the full conjunction holds
    #   (rank flip recovered AND ρ_S<0 AND |Δρ_S|≤band); FAIL otherwise.
    mag_v = "PASS" if full_pass else "FAIL"

    # regime_verdict: CC-1996 N=4 PV regularization × v_a² weighting validity over
    #   the anchor window. VALID iff all FULL-tier substrate moments finite +
    #   non-degenerate at all 5 anchors (plan §W8-2 INFO_meaning (a)).
    full_moments_finite = True  # (local)
    n_anchors_breakdown = 0  # (local)
    for an in anchors:
        vals = np.array([
            mellin_moment_FULL_N4_substrate(lambdas, mults, anchors[an], r, "PRIMARY",
                                            max_lambda_sq, v_a_sq)
            for r in REGULATOR_NAMES
        ])
        if not np.all(np.isfinite(vals)) or np.std(vals) < 1e-30:
            full_moments_finite = False
            n_anchors_breakdown += 1
    breach_frac = n_anchors_breakdown / len(anchors)  # (local)
    if full_moments_finite:
        reg_v = "VALID"
    elif breach_frac <= 0.5:
        reg_v = "MARGINAL"
    else:
        reg_v = "BREAKDOWN"

    # Composite collapse rule (gate-verdicts.md §"Composite-collapse rule" — PRE-REGISTERED)
    # Modifying this rule after seeing the verdict is PROHIBITED Class-3.
    if reg_v == "BREAKDOWN":
        composite = "FAIL"
    elif sign_v == "FAIL":
        composite = "FAIL"
    elif mag_v == "FAIL" and reg_v == "VALID":
        composite = "FAIL"
    elif mag_v == "FAIL" and reg_v == "MARGINAL":
        composite = "INFO"
    elif mag_v == "INFO":
        composite = "INFO"
    else:
        composite = "PASS"

    print(f"\n  3-tuple: sign={sign_v} magnitude={mag_v} regime={reg_v} "
          f"(breach_frac={breach_frac:.2f})")
    print(f"  COMPOSITE = {composite}  (collapse rule applied)")

    # ---- Dual-prior posterior re-allocation (pre-registered; NOT post-hoc) ----
    print("\n--- Dual-prior posterior re-allocation (pre-registered; plan §W8-2) ---")
    if composite == "PASS":
        post_A, post_B = POSTERIOR_REALLOCATION, 1.0 - POSTERIOR_REALLOCATION
        track_resolved = "Track A (substrate-IS-restored; flip is BdG occupation physics)"
        eligibility = "{PASS-A, PASS-B} (re-widened)"
    elif composite == "FAIL":
        post_A, post_B = 1.0 - POSTERIOR_REALLOCATION, POSTERIOR_REALLOCATION
        track_resolved = "Track B (methodology-floor-only; v_a² is regulator-common)"
        eligibility = "{PASS-B} (unchanged; PASS-A permanently methodology-floor)"
    else:  # INFO
        post_A, post_B = PRIOR_TRACK_A_SUBSTRATE_RESTORED, PRIOR_TRACK_B_METHODOLOGY_FLOOR
        track_resolved = "priors UNCHANGED (regime-breakdown / borderline)"
        eligibility = "{PASS-B} (unchanged; PASS-A standing UNRESOLVED)"
    print(f"  prior:     Track A = {PRIOR_TRACK_A_SUBSTRATE_RESTORED}, "
          f"Track B = {PRIOR_TRACK_B_METHODOLOGY_FLOOR}")
    print(f"  posterior: Track A = {post_A}, Track B = {post_B}")
    print(f"  resolved:  {track_resolved}")
    print(f"  §VII.AR eligibility: {eligibility}")

    # ============================================================
    # SAVE artifacts (NPZ + PNG)
    # ============================================================
    print("\n--- SAVE artifacts ---")
    sch_rank_P_arr = np.array([sch_rank_P[a] for a in ANCHOR_LABELS])
    sch_rank_S_arr = np.array([sch_rank_S[a] for a in ANCHOR_LABELS])
    full_rank_P_arr = np.array([full_rank_P[a] for a in ANCHOR_LABELS])
    full_rank_S_arr = np.array([full_rank_S[a] for a in ANCHOR_LABELS])

    np.savez(
        OUT_NPZ,
        # --- core gate observables (plan-required keys) ---
        rho_S_FULL_substrate=rho_S_FULL_substrate,
        rho_S_SCHEMATIC=rho_S_SCHEMATIC,
        abs_diff_substrate=abs_diff_substrate,
        rank_change_per_anchor_FULL_substrate=np.array(full_rank_change),
        flip_reproduced=flip_reproduced,
        reclassification_branch=reclassification_branch,
        eligibility=eligibility,
        tier_pin="TIER-1",
        # --- W5-3 baselines (on disk; like-for-like comparison) ---
        w5_3_rho_S_FULL_baseline=W5_3_RHO_S_FULL_BASELINE,
        w5_3_rho_S_SCHEMATIC_baseline=W5_3_RHO_S_SCHEMATIC_BASELINE,
        w5_3_rank_change_FULL=np.array(W5_3_RANK_CHANGE_FULL),
        # --- SCHEMATIC reproduction cross-check ---
        rank_change_per_anchor_SCHEMATIC=np.array(sch_rank_change),
        schematic_reproduces_flip=schematic_reproduces_flip,
        deep_ir_flip_target=np.array(DEEP_IR_FLIP_TARGET),
        # --- substrate BdG occupation weight (THE DISCRIMINATING CHANGE) ---
        v_a_sq_form="Form_A_Delta^2_div_2(lambda^2+Delta^2)_operative_plan_pinned",
        v_a_sq_min=float(v_a_sq.min()),
        v_a_sq_max=float(v_a_sq.max()),
        v_a_sq_at_lambda_min=float(v_a_sq[order[0]]),
        v_a_sq_at_lambda_max=float(v_a_sq[order[-1]]),
        v_a_sq_formB_at_lambda_min=float(v_a_sq_formB[order[0]]),
        v_a_sq_formB_at_lambda_max=float(v_a_sq_formB[order[-1]]),
        form_A_minus_form_B_max=form_diff,
        form_distinction_note=(
            "Form A=Δ²/(2(λ²+Δ²))=2u²v² (pair-coherence-density, plan-pinned operative); "
            "Form B=(1/2)(1−λ/√(λ²+Δ²)) (fundamental BdG occupation, λ→0-equivalent ref); "
            "Sage-verified NOT bit-equal away from λ→0 (coincide at λ=0, both 1/2)."
        ),
        Delta_BCS=Delta_BCS,
        # --- rank vectors (per-anchor rows) ---
        sch_rank_PRIMARY=sch_rank_P_arr,
        sch_rank_SCHEMATIC=sch_rank_S_arr,
        full_rank_PRIMARY=full_rank_P_arr,
        full_rank_SCHEMATIC=full_rank_S_arr,
        # --- gate adjudication ---
        conjunct_rank_flip=conjunct_rank_flip,
        conjunct_rho_neg=conjunct_rho_neg,
        conjunct_abs_diff=conjunct_abs_diff,
        rho_S_agreement_band=RHO_S_AGREEMENT_BAND,
        composite_verdict=composite,
        sign_verdict=sign_v,
        magnitude_verdict=mag_v,
        regime_verdict=reg_v,
        breach_frac=breach_frac,
        # --- dual prior ---
        prior_track_A_substrate_restored=PRIOR_TRACK_A_SUBSTRATE_RESTORED,
        prior_track_B_methodology_floor=PRIOR_TRACK_B_METHODOLOGY_FLOOR,
        posterior_track_A=post_A,
        posterior_track_B=post_B,
        track_resolved=track_resolved,
        # --- CC-1996 N=4 PV multiplier set ---
        cc1996_n4_pv_coeffs=CC1996_N4_PV_COEFFS,
        N_PV=N_PV,
        # --- pins / metadata ---
        anchor_labels=np.array(ANCHOR_LABELS),
        regulator_names=np.array(REGULATOR_NAMES),
        asymmetric_cutoff_frac=np.array([ASYMMETRIC_CUTOFF_FRAC[r] for r in REGULATOR_NAMES]),
        asymmetric_M_PV_sq_frac=np.array([ASYMMETRIC_M_PV_SQ_FRAC[r] for r in REGULATOR_NAMES]),
        spearman_registry_anchor=SPEARMAN_REGISTRY_ANCHOR,
        n_eigenvalues=n_eigs,
        n_sectors=n_sectors,
        L_max=L_MAX,
        s_pole=S_POLE_AR,
        max_lambda_sq=max_lambda_sq,
        tau_fold=tau_fold,
        M_KK=M_KK,
        Vol_SU3_Haar=Vol_SU3_Haar,
        w5_3_fail_audit_sha=W5_3_FAIL_AUDIT_SHA,
        w4_1_pass_audit_sha=W4_1_PASS_AUDIT_SHA,
        audit_sha256=audit_sha,
        content_sha256=content_sha,
        cache_sha=pins.get("s84_spectrum_cache_L12_tau019", ""),
        canonical_constants_live_sha=live_canonical_sha,
        canonical_constants_plan_pin=CANONICAL_CONSTANTS_PLAN_PIN,
        canonical_drift=canonical_drift,
        FULL_tier_disclosure=(
            "FULL physical regularization: Connes-Chamseddine 1996 §2.2-2.3 N=4 "
            "Pauli-Villars mass tower c_j=[1,-4,6,-4,1] at Λ_UV=M_KK (a_2^{Pauli-Villars}), "
            "REUSED VERBATIM from W5-3. DISCRIMINATING change: per-eigenvalue substrate "
            "BdG occupation weight v_a²(λ)=Δ²/(2(λ²+Δ²)) on M₂(ℂ)⊂A_K, Δ=Delta_BCS, "
            "replacing the SCHEMATIC scalar (1-M_PV²_frac) prefactor. tier_pin=TIER-1; "
            "CLASS=FULL; NO -SCHEMATIC suffix per substrate-first-canonical-sourcing.md "
            "§(iv) K=4. SCHEMATIC scalar source retained as W5-3 cross-check baseline ONLY."
        ),
    )
    print(f"  NPZ -> {OUT_NPZ.relative_to(ROOT)}")

    # ---- PNG plot ----
    fig, axes = plt.subplots(1, 2, figsize=(16, 6))

    # Panel 1: SCHEMATIC vs FULL+v_a² rank-change vectors + v_a²(λ) curve inset
    ax = axes[0]
    x = np.arange(len(ANCHOR_LABELS))
    ax.bar(x - 0.2, sch_rank_change, width=0.38, label="SCHEMATIC rank-change (W5-3 baseline)",
           alpha=0.85, color="tab:blue")
    ax.bar(x + 0.2, full_rank_change, width=0.38, label="FULL N=4 + v_a² rank-change",
           alpha=0.85, color="tab:red")
    ax.axvspan(len(ANCHOR_LABELS) - 1.5, len(ANCHOR_LABELS) - 0.5, color="gold", alpha=0.25,
               label="deep-IR anchor (target flip)")
    ax.set_xticks(x)
    ax.set_xticklabels([a.replace("_lambda_sq", "_λ²") for a in ANCHOR_LABELS],
                       rotation=30, ha="right", fontsize=9)
    ax.set_ylabel("rank changed (PRIMARY vs SCHEMATIC)? (0/1)")
    ax.set_ylim(-0.1, 1.25)
    ax.set_title(
        f"§VII.AR rank-change: SCHEMATIC={sch_rank_change} vs FULL+v_a²={full_rank_change}\n"
        f"target deep-IR flip {DEEP_IR_FLIP_TARGET}; flip_reproduced={flip_reproduced}"
    )
    ax.legend(fontsize=8, loc="upper left")
    ax.grid(True, alpha=0.3)

    # v_a²(λ) curve inset (the discriminating change)
    axins = ax.inset_axes([0.55, 0.45, 0.42, 0.45])
    lam_sorted = lambdas[order]  # (local)
    axins.plot(lam_sorted, v_a_sq[order], color="tab:green", lw=1.5)
    axins.axhline(0.5, ls="--", color="gray", lw=0.8, alpha=0.7)
    axins.set_title("v_a²(λ)=Δ²/(2(λ²+Δ²))", fontsize=8)
    axins.set_xlabel("λ", fontsize=7)
    axins.set_ylabel("v_a²", fontsize=7)
    axins.tick_params(labelsize=6)
    axins.grid(True, alpha=0.3)

    # Panel 2: verdict box
    ax = axes[1]
    ax.axis("off")
    box = (
        f"COMPOSITE: {composite}\n"
        f"reclassification_branch:\n  {reclassification_branch}\n"
        f"§VII.AR eligibility: {eligibility}\n\n"
        f"ρ_S(SCHEMATIC) deep-IR  = {rho_S_SCHEMATIC:+.4f}  (W5-3: {W5_3_RHO_S_SCHEMATIC_BASELINE:+.2f})\n"
        f"ρ_S(FULL N=4 + v_a²)    = {rho_S_FULL_substrate:+.4f}  (W5-3 scalar: +{W5_3_RHO_S_FULL_BASELINE:.2f})\n"
        f"|abs_diff (flip band)|  = {abs_diff_substrate:.4f}\n"
        f"  ≤ {RHO_S_AGREEMENT_BAND} band ? {conjunct_abs_diff}\n\n"
        f"SCHEMATIC rank-change   = {sch_rank_change}\n"
        f"FULL+v_a² rank-change   = {full_rank_change}\n"
        f"W5-3 FULL rank-change   = {W5_3_RANK_CHANGE_FULL}\n"
        f"flip recovered [0,0,0,0,1]? {conjunct_rank_flip}\n\n"
        f"GATE OPERATOR (AND of 3 conjuncts):\n"
        f"  rank-flip [0,0,0,0,1] = {conjunct_rank_flip}\n"
        f"  ρ_S_FULL_substrate<0  = {conjunct_rho_neg}\n"
        f"  |Δρ_S| ≤ 1e-3         = {conjunct_abs_diff}\n\n"
        f"3-tuple: ({sign_v}, {mag_v}, {reg_v})\n\n"
        f"DUAL PRIOR (pre-registered):\n"
        f"  prior  A={PRIOR_TRACK_A_SUBSTRATE_RESTORED} B={PRIOR_TRACK_B_METHODOLOGY_FLOOR}\n"
        f"  poster A={post_A} B={post_B}\n"
        f"  -> {track_resolved}\n\n"
        f"DISCRIMINATING CHANGE: v_a²(λ)=Δ²/(2(λ²+Δ²))\n"
        f"  Δ=Delta_BCS={Delta_BCS:.6f}\n"
        f"  v_a²(λ_min)={v_a_sq[order[0]]:.4f}, v_a²(λ_max)={v_a_sq[order[-1]]:.2e}\n\n"
        f"tier_pin=TIER-1 (FULL; CC-1996 §2.2-2.3 N=4 PV; a_2^Pauli-Villars)\n"
        f"c_j = {CC1996_N4_PV_COEFFS.astype(int).tolist()}"
    )
    ax.text(0.02, 0.98, box, transform=ax.transAxes, fontsize=8.5,
            family="monospace", verticalalignment="top",
            bbox=dict(boxstyle="round,pad=0.5",
                      facecolor="mistyrose" if composite == "FAIL"
                      else ("honeydew" if composite == "PASS" else "lightyellow"),
                      alpha=0.9))
    ax.set_title("§VII.AR PASS-A substrate-derivation: conviction-or-acquittal verdict")

    plt.tight_layout()
    plt.savefig(OUT_PNG, dpi=140, bbox_inches="tight")
    plt.close(fig)
    print(f"  PNG -> {OUT_PNG.relative_to(ROOT)}")

    # ============================================================
    # APPEND VERDICT ([SIGN] 3-tuple + tier_pin=TIER-1)
    # ============================================================
    print("\n--- APPEND VERDICT ---")
    sch_rc = ",".join(str(c) for c in sch_rank_change)  # (local)
    full_rc = ",".join(str(c) for c in full_rank_change)  # (local)
    if full_pass:
        stage_field = (
            "PASS-A_RESTORED_SUBSTRATE-IS;eligibility_re-widens_PASS-B_to_PASS-A-AND-PASS-B;"
            "sign_meaning=predicted_FAIL_NOT_matched_outcome_is_PASS_flip_recovered"
        )  # (local)
    else:
        stage_field = (
            "PASS-A_PERMANENTLY_METHODOLOGY-FLOOR;eligibility_stays_PASS-B;"
            "PASS-B_carries_VII-AR_STAGE-3_eligibility;w5_3_reclassification_stands;"
            "sign_meaning=predicted_FAIL_flip-stays-absent_matches_computed"
        )  # (local)
    value_str = (
        f"composite={composite};reclassification_branch={reclassification_branch};"
        f"rho_S_FULL_substrate={rho_S_FULL_substrate:.6f};"
        f"rho_S_SCHEMATIC={rho_S_SCHEMATIC:.6f};"
        f"abs_diff_substrate={abs_diff_substrate:.6f};"
        f"rho_S_agreement_band={RHO_S_AGREEMENT_BAND};"
        f"rank_change_per_anchor_FULL_substrate=[{full_rc}];"
        f"rank_change_per_anchor_SCHEMATIC=[{sch_rc}];"
        f"deep_ir_flip_target=[0,0,0,0,1];"
        f"flip_reproduced={flip_reproduced};"
        f"conjunct_rank_flip={conjunct_rank_flip};"
        f"conjunct_rho_neg={conjunct_rho_neg};"
        f"conjunct_abs_diff={conjunct_abs_diff};"
        f"w5_3_baseline_rho_S_FULL=+{W5_3_RHO_S_FULL_BASELINE:.6f};"
        f"w5_3_baseline_rho_S_SCHEMATIC={W5_3_RHO_S_SCHEMATIC_BASELINE:.6f};"
        f"w5_3_baseline_rank_change_FULL=[1,1,1,1,1];"
        f"v_a_sq_form=Delta_BCS^2_div_2(lambda^2+Delta_BCS^2)_on_M2C;"
        f"v_a_sq_at_lambda_min={float(v_a_sq[order[0]]):.6f};"
        f"v_a_sq_at_lambda_max={float(v_a_sq[order[-1]]):.6e};"
        f"Delta_BCS={Delta_BCS};"
        f"tier_pin=TIER-1;CLASS=FULL;a_2_tag=Pauli-Villars;"
        f"cc1996_n4_pv_coeffs=[1,-4,6,-4,1];N_PV={N_PV};Lambda_UV=M_KK;"
        f"predicted_direction=FAIL_flip_stays_absent;"
        f"dual_prior_track_A={PRIOR_TRACK_A_SUBSTRATE_RESTORED};"
        f"dual_prior_track_B={PRIOR_TRACK_B_METHODOLOGY_FLOOR};"
        f"posterior_track_A={post_A};posterior_track_B={post_B};"
        f"track_resolved={track_resolved.split(' (')[0]};"
        f"vii_ar_eligibility={eligibility.split(' (')[0].strip()};"
        f"schematic_baseline_cross_check_match={abs(rho_S_SCHEMATIC - W5_3_RHO_S_SCHEMATIC_BASELINE) < 1e-6};"
        f"canonical_drift={canonical_drift};"
        f"canonical_live_sha={live_canonical_sha[:16]};canonical_plan_pin={CANONICAL_CONSTANTS_PLAN_PIN[:16]};"
        f"Delta_BCS_unchanged_vs_MCP_canonical=True;"
        f"w5_3_fail_audit_sha={W5_3_FAIL_AUDIT_SHA[:16]};"
        f"w4_1_pass_audit_sha={W4_1_PASS_AUDIT_SHA[:16]};"
        f"cache_sha={pins.get('s84_spectrum_cache_L12_tau019', '')[:16]};"
        f"L_max={L_MAX};tau_fold={tau_fold};s_pole={S_POLE_AR};"
        f"{stage_field}"
    )
    append_verdict(composite, value_str, audit_sha, content_sha, sign_v, mag_v, reg_v)
    print(f"  Verdict appended to {VERDICT_FILE.relative_to(ROOT)}")

    # ---- 4-tuple final output ----
    print("\n--- 4-tuple ---")
    print(f"  (value={composite}/{reclassification_branch}, scheme={SCHEME}, "
          f"convention={CONVENTION}, L_max={L_MAX})")
    print(f"\n  Elapsed: {time.time() - t0:.2f} s")
    return 0


if __name__ == "__main__":
    sys.exit(main())
